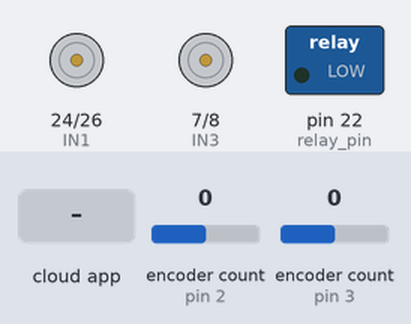
This sketch was run on a simulated Arduino Mega 2560, built with avr-gcc and run on an emulated ATmega2560. On the bench: motor-driver pin pairs drawn as motors (green arrow = first pin HIGH = forward, orange = second pin HIGH = backward, longer = more drive, scaled by the enable pin), switched loads named in the sketch (green lamp = pin HIGH). Inputs (shaded band) come from the test bench; at power-on: encoder count (sensors on pin 2, pin 3) 0. The ROS host is connected and sends only what is stated.

Above: at 1.2 s.
1.3 s: the phone or cloud app sets left_pwm to -100
At 2.1 s:
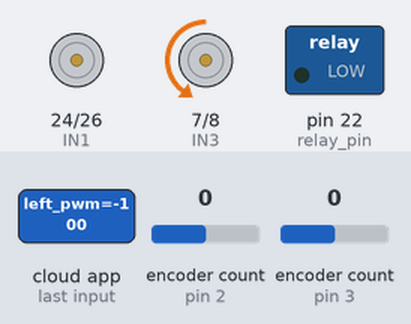
2.8 s: the phone or cloud app sets right_pwm to -100
At 3.2 s:
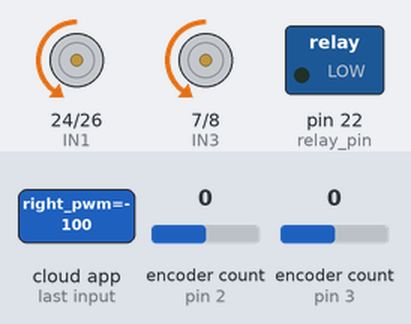
4.3 s: the phone or cloud app sets locker to 100
At 5.5 s:
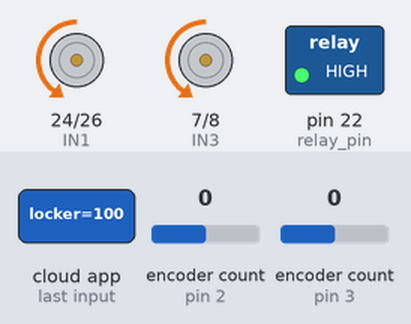
Timing chart, 0 to 10.8 s (numbered marks = the images above; inputs shaded):
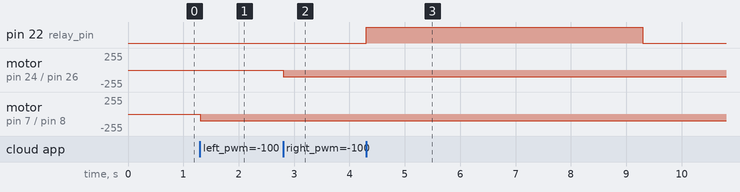

The sketch:

Final_Prototype_ROS_Interface.ino
```cpp
# include <Encoder.h>
# include <ros.h>
# include <std_msgs/Int16.h>
# include <geometry_msgs/Twist.h>
# include <std_msgs/Float32.h>
# include <std_msgs/String.h>
# include <TimerOne.h>

Encoder knobLeft(2,4) ;
Encoder knobRight(3,5);

#define LOOP_TIME 100000
#define ENA 6
#define ENB 9
#define IN1 24
#define IN2 26
#define IN3 7
#define IN4 8
int relay_pin= 22;
float left_pwm, right_pwm;

ros :: NodeHandle nh;
std_msgs::Int16 left_wheel_enc;
std_msgs::Int16 right_wheel_enc;
std_msgs::Int16 right_wheel_values;
std_msgs::Int16 left_wheel_values;
std_msgs::Float32 open_lock_value;
std_msgs::Float32 check_open_lock;

ros :: Publisher check_open_lock_pub("open_lock",&check_open_lock);
ros :: Publisher left_wheel_enc_pub("left_encoder",&left_wheel_enc);
ros :: Publisher right_wheel_enc_pub("right_encoder",&right_wheel_enc);
void timerIsr()
{
  Timer1.detachInterrupt();//stopthetimer
  right_wheel_enc.data=knobRight.read();
  left_wheel_enc.data=knobLeft.read();
  right_wheel_enc_pub.publish(&right_wheel_enc);
  left_wheel_enc_pub.publish(&left_wheel_enc);
  Timer1.attachInterrupt(timerIsr);//enablethetimer
}

void cmdLeftWheelCB(const std_msgs::Float32& msg)
{
    left_wheel_values.data = msg.data;
}

void cmdRightWheelCB(const std_msgs::Float32& msg)
{
  right_wheel_values.data = msg.data;
}

void open_lock(const std_msgs::Float32& msg)
{
  // int result;
  // result=0;
  // open_lock_value.data=msg.data;
  // result = msg.data
  if(msg.data > 0){
    check_open_lock.data=msg.data;
    check_open_lock_pub.publish(&check_open_lock);
    digitalWrite(relay_pin, HIGH);
    delay(5000);
    check_open_lock.data=0;
    check_open_lock_pub.publish(&check_open_lock);
    digitalWrite(relay_pin, LOW);
  }
}

ros::Subscriber<std_msgs::Float32> subCmdLeft("left_pwm",&cmdLeftWheelCB);
ros::Subscriber<std_msgs::Float32> subCmdRight("right_pwm",&cmdRightWheelCB);
ros::Subscriber<std_msgs::Float32> openLock("locker",&open_lock);

void setup() {
  // put your setup code here, to run once:
  Serial.begin(57600);
  pinMode (ENA, OUTPUT) ;
  pinMode (ENB, OUTPUT) ;
  pinMode ( IN1 , OUTPUT) ;
  pinMode ( IN2 , OUTPUT) ;
  pinMode ( IN3 , OUTPUT) ;
  pinMode ( IN4 , OUTPUT) ;
  pinMode ( relay_pin, OUTPUT) ;
  analogWrite(ENA,0);
  analogWrite(ENB,0);
  digitalWrite(IN1,LOW);
  digitalWrite(IN2,LOW);
  digitalWrite(IN3,LOW);
  digitalWrite(IN4,LOW);
  Timer1.initialize(LOOP_TIME);
  nh.initNode();
  nh.subscribe(subCmdLeft);
  nh.subscribe(subCmdRight);
  nh.subscribe(openLock);
  nh.advertise(left_wheel_enc_pub);
  nh.advertise(right_wheel_enc_pub);
  nh.advertise(check_open_lock_pub);

  Timer1.attachInterrupt(timerIsr);
  left_wheel_values.data=0;
  right_wheel_values.data=0;
}

void loop() {

  nh.spinOnce();
  /**
  if (left_wheel_values.data > 0){
    digitalWrite(IN1,HIGH);
    digitalWrite(IN2,LOW);
  }
  if (left_wheel_values.data < 0){
    digitalWrite(IN1,LOW);
    digitalWrite(IN2,HIGH);
  }
  if (right_wheel_values.data > 0){
    digitalWrite(IN3,HIGH);
    digitalWrite(IN4,LOW);
  }
  if (right_wheel_values.data < 0){
    digitalWrite(IN3,LOW);
    digitalWrite(IN4,HIGH);
  }
  else{
    digitalWrite(IN1,LOW);
    digitalWrite(IN2,LOW);
    digitalWrite(IN3,LOW);
    digitalWrite(IN4,LOW);
  }**/

  if (left_wheel_values.data > 0 && right_wheel_values.data > 0)  //FWD Condition
  {
    digitalWrite(IN1,HIGH);  //right forward
    digitalWrite(IN2,LOW);
    digitalWrite(IN3,HIGH);   //left forward
    digitalWrite(IN4,LOW);
  }
  else if (left_wheel_values.data < 0 && right_wheel_values.data < 0)
  {
    digitalWrite(IN1,LOW);  //right backwards
    digitalWrite(IN2,HIGH);
    digitalWrite(IN3,LOW);   //left backwards
    digitalWrite(IN4,HIGH);
  }

  else if (left_wheel_values.data > 0 && right_wheel_values.data < 0)
  {
    digitalWrite(IN1,LOW);  //right backwards
    digitalWrite(IN2,HIGH);
    digitalWrite(IN3,HIGH);   //left forward
    digitalWrite(IN4,LOW);
  }

  else if (left_wheel_values.data == 0 && right_wheel_values.data == 0)
  {
    digitalWrite(IN3,LOW);   //left backward
    digitalWrite(IN4,LOW);
    digitalWrite(IN1,LOW);  //right forward
    digitalWrite(IN2,LOW);
  }

  else
  {
    digitalWrite(IN3,LOW);   //left backward
    digitalWrite(IN4,HIGH);
    digitalWrite(IN1,HIGH);  //right forward
    digitalWrite(IN2,LOW);
  }


    analogWrite(ENB, abs(left_wheel_values.data));
    analogWrite(ENA, abs(right_wheel_values.data));
}
```

Measured:
- after the input at 1.3 s, motor on pin 7 (IN3) / pin 8 (IN4): stopped → backward 100/255 at once
- after the input at 2.8 s, motor on pin 24 (IN1) / pin 26 (IN2): stopped → backward 100/255 at once
- after the input at 4.3 s, pin 22 (relay_pin): LOW → HIGH at once, → LOW 5.0 s later
